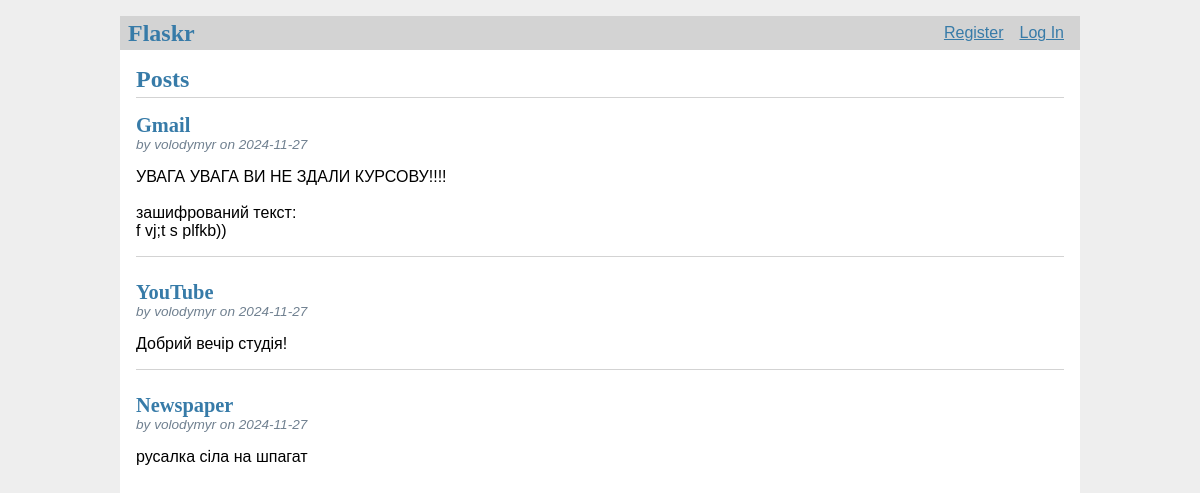
The page / on the database its author committed.
### tables this page shows
CREATE TABLE post (
  id INTEGER PRIMARY KEY AUTOINCREMENT,
  author_id INTEGER NOT NULL,
  created TIMESTAMP NOT NULL DEFAULT CURRENT_TIMESTAMP,
  title TEXT NOT NULL,
  body TEXT NOT NULL,
  FOREIGN KEY (author_id) REFERENCES user (id)
);

CREATE TABLE user (
  id INTEGER PRIMARY KEY AUTOINCREMENT,
  username TEXT UNIQUE NOT NULL,
  password TEXT NOT NULL
);

### flaskr/blog.py (the view)
@bp.route('/')
def index():
    db = get_db()
    posts = db.execute(
        'SELECT p.id, title, body, created, author_id, username'
        ' FROM post p JOIN user u ON p.author_id = u.id'
        ' ORDER BY created DESC'
    ).fetchall()
    return render_template('blog/index.html', posts=posts)

### flaskr/auth.py (called while the page is built)
@bp.before_app_request
def load_logged_in_user():
    user_id = session.get('user_id')
    if user_id is None:
        g.user = None
    else:
        g.user = get_db().execute(
            'SELECT * FROM user WHERE id = ?', (user_id,)
        ).fetchone()

### flaskr/db.py (called while the page is built)
def get_db():
    if 'db' not in g:
        g.db = sqlite3.connect(
            current_app.config['DATABASE'],
            detect_types=sqlite3.PARSE_DECLTYPES
        )
        g.db.row_factory = sqlite3.Row
    return g.db

### flaskr/templates/blog/index.html (shortened to what this page needs)
{% extends 'base.html' %}
{% block header %}
  <h1>{% block title %}Posts{% endblock %}</h1>
{% endblock %}
{% block content %}
  {% for post in posts %}
    <article class="post">
      <header>
        <div>
          <h1>{{ post['title'] }}</h1>
          <div class="about">by {{ post['username'] }} on {{ post['created'].strftime('%Y-%m-%d') }}</div>
        </div>
      </header>
      <p class="body">{{ post['body'] }}</p>
    </article>
    {% if not loop.last %}
      <hr>
    {% endif %}
  {% endfor %}
{% endblock %}

### flaskr/templates/base.html (shortened to what this page needs)
<!doctype html>
<link rel="stylesheet" href="{{ url_for('static', filename='style.css') }}">
<nav>
  <h1>Flaskr</h1>
  <ul>
    {% if g.user %}
      <li><span>{{ g.user['username'] }}</span>
      <li><a href="{{ url_for('auth.logout') }}">Log Out</a>
    {% else %}
      <li><a href="{{ url_for('auth.register') }}">Register</a>
      <li><a href="{{ url_for('auth.login') }}">Log In</a>
    {% endif %}
  </ul>
</nav>
<section class="content">
  <header>
    {% block header %}{% endblock %}
  </header>
  {% block content %}{% endblock %}
</section>

### flaskr/static/style.css (style rules this page uses)
h1 { font-family: serif; color: #377ba8; margin: 1rem 0; }
a { color: #377ba8; }
hr { border: none; border-top: 1px solid lightgray; }
nav { background: lightgray; display: flex; align-items: center; padding: 0 0.5rem; }
nav h1 { flex: auto; margin: 0; }
nav ul { display: flex; list-style: none; margin: 0; padding: 0; }
nav ul li a, nav ul li span, header .action { display: block; padding: 0.5rem; }
.content { padding: 0 1rem 1rem; }
.content > header { border-bottom: 1px solid lightgray; display: flex; align-items: flex-end; }
.content > header h1 { flex: auto; margin: 1rem 0 0.25rem 0; }
.post > header { display: flex; align-items: flex-end; font-size: 0.85em; }
.post > header > div:first-of-type { flex: auto; }
.post > header h1 { font-size: 1.5em; margin-bottom: 0; }
.post .about { color: slategray; font-style: italic; }
.post .body { white-space: pre-line; }
.content:last-child { margin-bottom: 0; }

### rows shown on the page
post: title "Gmail", username "volodymyr", created "2024-11-27", body "УВАГА УВАГА ВИ НЕ ЗДАЛИ КУРСОВУ!!!! зашифрований текст: f vj;t s plfkb))"
post: title "YouTube", username "volodymyr", created "2024-11-27", body "Добрий вечір студія!"
post: title "Newspaper", username "volodymyr", created "2024-11-27", body "русалка сіла на шпагат"
